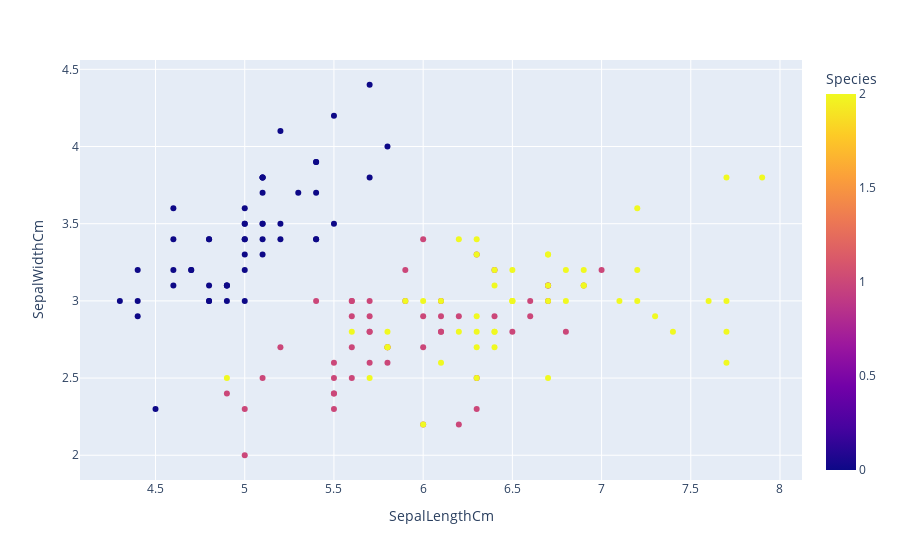

The notebook cell this image was saved under:
### Code cell
# Visualize with plotly
fig = px.scatter(df, x='SepalLengthCm', y='SepalWidthCm', color='Species')
fig.show()

### Figure 1 — Plotly figure (JSON) as saved in the notebook; plotly's stock layout.template omitted (floating-point values rounded to 4 significant figures; data arrays with more than 128 entries replaced by an {"elided": "..."} marker saying what was removed)
{"data": [{"hovertemplate": "SepalLengthCm=%{x}<br>SepalWidthCm=%{y}<br>Species=%{marker.color}<extra></extra>", "legendgroup": "", "marker": {"color": {"elided": "150 int values"}, "coloraxis": "coloraxis", "symbol": "circle"}, "mode": "markers", "name": "", "orientation": "v", "showlegend": false, "type": "scatter", "x": {"elided": "150 float values"}, "xaxis": "x", "y": {"elided": "150 float values"}, "yaxis": "y"}], "layout": {"coloraxis": {"colorbar": {"title": {"text": "Species"}}, "colorscale": [[0, "#0d0887"], [0.1111, "#46039f"], [0.2222, "#7201a8"], [0.3333, "#9c179e"], [0.4444, "#bd3786"], [0.5556, "#d8576b"], [0.6667, "#ed7953"], [0.7778, "#fb9f3a"], [0.8889, "#fdca26"], [1, "#f0f921"]]}, "legend": {"tracegroupgap": 0}, "margin": {"t": 60}, "xaxis": {"anchor": "y", "domain": [0, 1], "title": {"text": "SepalLengthCm"}}, "yaxis": {"anchor": "x", "domain": [0, 1], "title": {"text": "SepalWidthCm"}}}}
